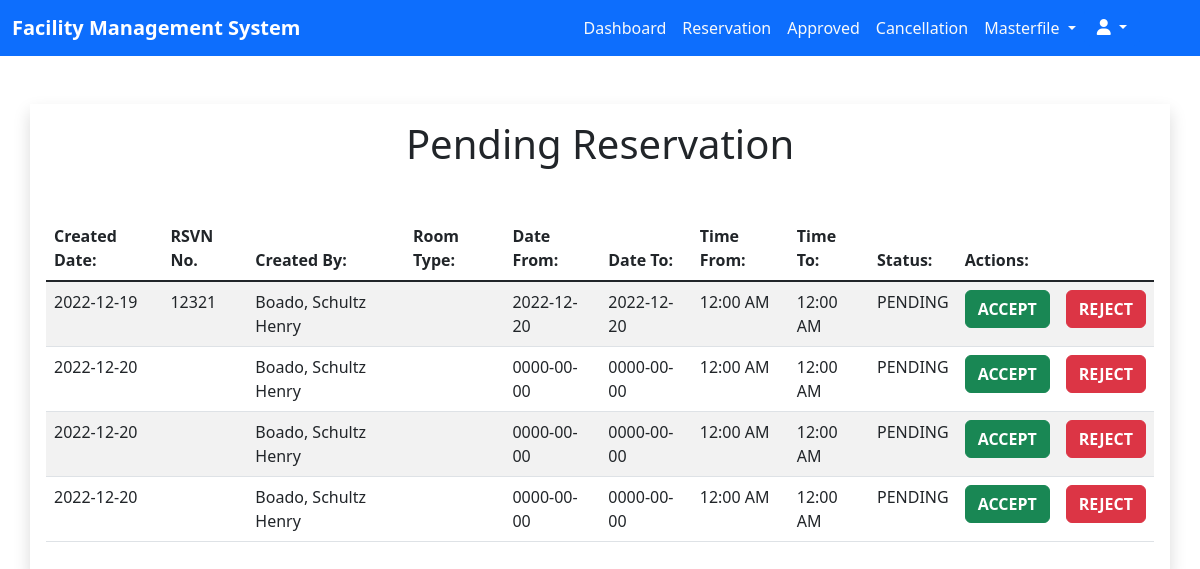
Before: /admin/pending_reservation.php (signed in) with the older database file.
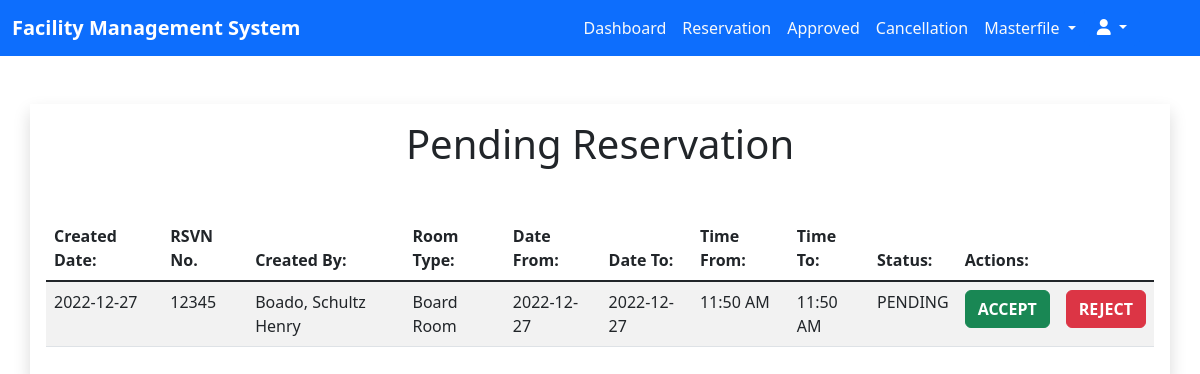
After: the same page with the newer database file.
### tables this page shows
CREATE TABLE `reservations` (
  `id` int(11) NOT NULL,
  `users_id` int(11) DEFAULT NULL,
  `created_date` date DEFAULT current_timestamp(),
  `rsvn_no` varchar(255) NOT NULL,
  `created_by` varchar(255) NOT NULL,
  `room_type` varchar(255) NOT NULL,
  `date_from` date NOT NULL,
  `date_to` date NOT NULL,
  `time_from` time(6) NOT NULL,
  `time_to` time(6) NOT NULL,
  `statuses` varchar(255) NOT NULL,
  `cancel_reasons` varchar(255) NOT NULL
);

### admin/pending_reservation.php (the view, shortened to what this page needs)
<?php
  require_once $_SERVER['DOCUMENT_ROOT'] . '/facility_management/database/connection.php';
  $queryReadReservations = "SELECT * FROM reservations WHERE statuses = 'PENDING'";
  $sqlReadReservations = mysqli_query($con, $queryReadReservations);
?>
<!DOCTYPE html>
<html lang="en">
<head>
  <link href="https://cdn.jsdelivr.net/npm/bootstrap@5.2.3/dist/css/bootstrap.min.css" rel="stylesheet"
 />
  <link rel="stylesheet" href="./styles/reserve.css" />
</head>
<body>
  <nav class="navbar navbar-expand-lg bg-primary">
    <div class="container-fluid">
      <a class="navbar-brand fw-bold text-white __navbar-brand" href="dashboard_admin.php">Facility Management
        System</a>
      <div class="collapse navbar-collapse" id="nav">
        <ul class="navbar-nav ms-auto mb-2 mb-lg-0 me-5">
          <li class="nav-item text-center">
            <a href="dashboard_admin.php" class="nav-link text-light">Dashboard</a>
          </li>
          <li class="nav-item text-center">
            <a href="pending_reservation.php" class="nav-link text-light">Reservation</a>
          </li>
          <li class="nav-item text-center">
            <a href="approved.php" class="nav-link text-light">Approved</a>
          </li>
          <li class="nav-item text-center">
            <a href="cancellation.php" class="nav-link text-light">Cancellation</a>
          </li>
          <li class="nav-item dropdown text-center">
            <a class="nav-link dropdown-toggle text-center text-light" href="#" data-bs-toggle="dropdown">
              Masterfile
            </a>
          </li>
          <div class="dropdown">
            <button class="btn btn-primary dropdown-toggle" type="button" data-bs-toggle="dropdown">
              <i class="fa-sharp fa-solid fa-user"></i>
            </button>
          </div>
        </ul>
      </div>
    </div>
  </nav>
  <div class="container-fluid mt-5">
    <div class="container shadow p-3 mb-5 bg-body-rounded">
      <p class="h1 text-center mb-5">Pending Reservation</p>
      <div class="table-responsive">
        <table class="table table-striped table-hover">
          <thead>
            <tr>
              <th scope="col">Created Date:</th>
              <th scope="col">RSVN No.</th>
              <th scope="col">Created By:</th>
              <th scope="col">Room Type:</th>
              <th scope="col">Date From:</th>
              <th scope="col">Date To:</th>
              <th scope="col">Time From:</th>
              <th scope="col">Time To:</th>
              <th scope="col">Status:</th>
              <th id="action" col="2">Actions:</th>
            </tr>
          </thead>
          <tbody class="table-group-divider">
            <?php while($rowReservations = mysqli_fetch_assoc($sqlReadReservations)) { ?>
            <tr id="myTableRow">
              <td><?php echo $rowReservations['created_date'] ?></td>
              <td><?php echo $rowReservations['rsvn_no'] ?></td>
              <td><?php echo $rowReservations['created_by'] ?></td>
              <td><?php echo $rowReservations['room_type'] ?></td>
              <td><?php echo $rowReservations['date_from'] ?></td>
              <td><?php echo $rowReservations['date_to'] ?></td>
              <td><?php echo date("h:i A", strtotime($rowReservations['time_from'])) ?></td>
              <td><?php echo date("h:i A", strtotime($rowReservations['time_to'])) ?></td>
              <td><?php echo $rowReservations['statuses'] ?></td>
              <td>
                <form action="./php/reservation_accept.php" method="post">
                  <button type="button" class="btn btn-success fw-bold" data-bs-toggle="modal"
                    data-bs-target="#acceptModal-<?php echo $rowReservations['id'] ?>"
                    value="<?php echo $rowReservations['id'] ?>">ACCEPT</button>
                </form>
              </td>
              <td>
                <form action="./php/reservation_reject.php" method="post">
                  <button type="button" class="btn btn-danger fw-bold" data-bs-toggle="modal"
                    data-bs-target="#rejectModal-<?php echo $rowReservations['id'] ?>"
                    value="<?php echo $rowReservations['id'] ?>">
                    REJECT
                  </button>
                </form>
              </td>
            </tr>
            <?php } ?>
          </tbody>
        </table>
</body>
</html>

### admin/styles/reserve.css (style rules this page uses)
html, body { margin: 0; padding: 0; }
.navbar-nav { text-align: right; }

Changed rows visible on the page:
removed reservations: created_date "2022-12-19", rsvn_no "12321", created_by "Boado, Schultz Henry", date_from "2022-12-20", date_to "2022-12-20", time_from "12:00 AM", time_to "12:00 AM", statuses "PENDING", $rowReservations['id'] 6 (drawn)
removed reservations: created_date "2022-12-20", created_by "Boado, Schultz Henry", date_from "0000-00-00", date_to "0000-00-00", time_from "12:00 AM", time_to "12:00 AM", statuses "PENDING", $rowReservations['id'] 14 (drawn)
removed reservations: created_date "2022-12-20", created_by "Boado, Schultz Henry", date_from "0000-00-00", date_to "0000-00-00", time_from "12:00 AM", time_to "12:00 AM", statuses "PENDING", $rowReservations['id'] 15 (drawn)
removed reservations: created_date "2022-12-20", created_by "Boado, Schultz Henry", date_from "0000-00-00", date_to "0000-00-00", time_from "12:00 AM", time_to "12:00 AM", statuses "PENDING", $rowReservations['id'] 16 (drawn)
added reservations: created_date "2022-12-27", rsvn_no "12345", created_by "Boado, Schultz Henry", room_type "Board Room", date_from "2022-12-27", date_to "2022-12-27", time_from "11:50 AM", time_to "11:50 AM", statuses "PENDING", $rowReservations['id'] 61 (drawn)
